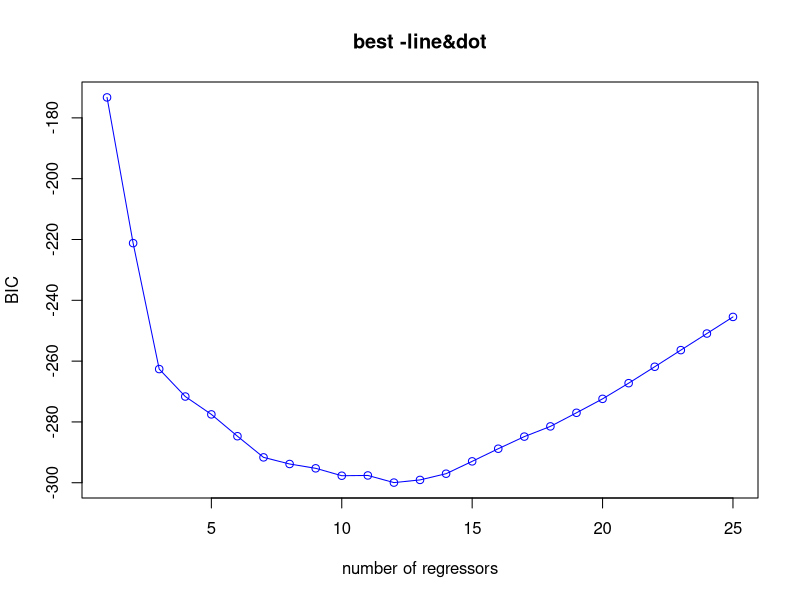
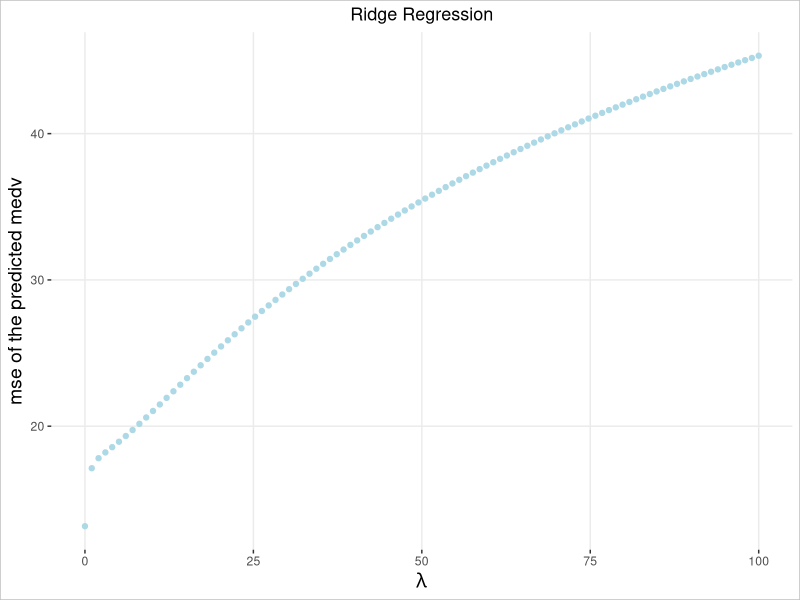
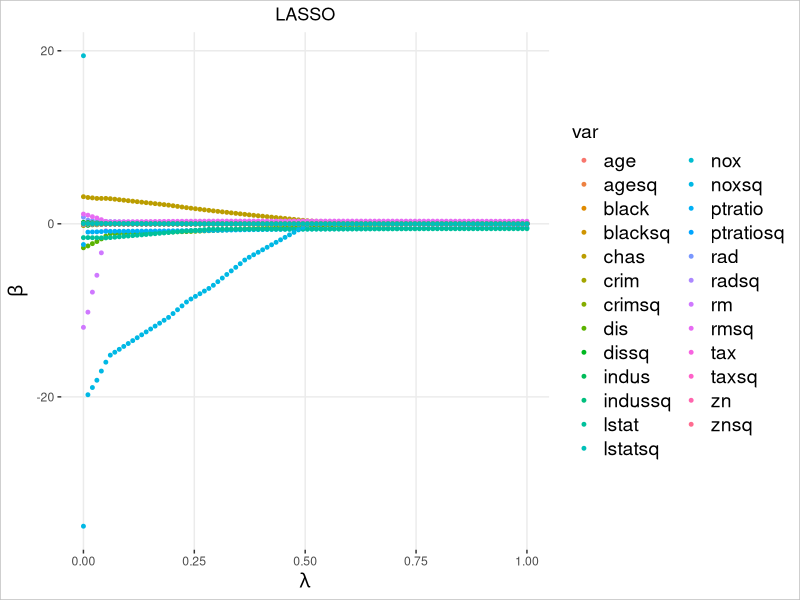

Recreate these plots in R, in order.
## ---- chunk 1
knitr::opts_chunk$set(echo = TRUE)
## ---- chunk 2
library(MASS)
library(broom)
library(tidyr)
library(knitr)
library(leaps)
library(sandwich)
library(lmtest)
library(glmnet)
library(ggplot2)
## ---- chunk 3
linearmodel1 <- lm(medv ~ rm, data = Boston)
summary(linearmodel1)
sum(linearmodel1$residuals^2)
## ---- chunk 4
linearmodel2 <- lm(medv ~ age, data = Boston)
summary(linearmodel2)
sum(linearmodel2$residuals^2)
## ---- chunk 5
linearmodel3 <- lm(medv ~ nox, data = Boston)
summary(linearmodel3)
sum(linearmodel3$residuals^2)
## ---- chunk 6
linearmodel4 <- lm(medv~nox+age+rm,data = Boston)
sum(linearmodel4$residual^2)
## ---- chunk 7
linearmodel5 <- lm(medv~age+rm,data = Boston)
sum(linearmodel5$residual^2)
## ---- chunk 8
linearmodel6 <- lm(medv~nox+rm,data = Boston)
sum(linearmodel6$residual^2)
## ---- chunk 9
linearmodel7 <- lm(medv~nox+age,data = Boston)
sum(linearmodel7$residual^2)
## ---- chunk 10
df_square<-data.frame(Boston[,c(-4,-14)]^2)
names_square<-paste0(names(Boston)[c(-14,-4)],rep("sq",length(names(Boston))-2))
colnames(df_square)<-names_square
df_boston_new<-cbind(Boston,df_square)
## ---- chunk 11
set.seed(091119)
train_set_index<-sample(c(TRUE,FALSE),nrow(df_boston_new),rep=TRUE,prob=c(1/2,1/2))
head(train_set_index)
sum(train_set_index)/length(train_set_index)
## ---- chunk 12
df_train <- df_boston_new[train_set_index,]
df_test <- df_boston_new[!train_set_index,]
## ---- chunk 13
best_subset_train <- regsubsets(medv ~ ., data = df_train , nvmax = 25)
best_subset_train_summary <- summary(best_subset_train)
## ---- chunk 14
best_subset_train_summary$bic
## ---- chunk 15
plot(best_subset_train_summary$bic,type="l",ylab="BIC",main="best -line&dot",col="blue",xlab="number of regressors")
points(best_subset_train_summary$bic,col="blue")
## ---- chunk 16
which.min(best_subset_train_summary$bic)
## ---- chunk 17
names(coef(best_subset_train, id = 12))
## ---- chunk 18
test_set_regressor<-model.matrix(medv~.,data=df_test)
head(test_set_regressor[,names(coef(best_subset_train,id=12))])
## ---- chunk 19
selected_var_coef<-coef(best_subset_train,id=12)
prediction<-test_set_regressor[,names(selected_var_coef)]%*%selected_var_coef
head(prediction)
(bic_prediction_error<-mean((df_test$medv-prediction)^2))
## ---- chunk 20
set.seed(2)
second_train_set_index<-sample(c(TRUE,FALSE),nrow(df_train),rep=TRUE,prob=c(1/2,1/2))
head(second_train_set_index)
sum(second_train_set_index)/length(second_train_set_index)
## ---- chunk 21
df_second_train <- df_train[second_train_set_index,]
df_validation <- df_train[!second_train_set_index,]
## ---- chunk 22
backward_stepwise_second_train_fit <- regsubsets(medv ~ ., data = df_second_train, nvmax = 25, method = "backward")
backward_stepwise_second_train_summary <- summary(backward_stepwise_second_train_fit)
## ---- chunk 23
validation_set_regressor<-model.matrix(medv~.,data=df_validation)
n_max_vars<-25
backward_prediction_error<-rep(NA,n_max_vars)
## ---- chunk 24
for(model_size in 1:n_max_vars){
  backward_selected_var_coef <- coef(backward_stepwise_second_train_fit, id = model_size)
  backward_prediction <- validation_set_regressor[, names(backward_selected_var_coef)] %*% backward_selected_var_coef
  backward_prediction_error[model_size] <- mean((df_validation$medv - backward_prediction)^2)
}
backward_prediction_error
## ---- chunk 25
which.min(backward_prediction_error)
## ---- chunk 26
backward_stepwise_train_fit <- regsubsets(medv ~ ., data = df_second_train, nvmax = 25, method = "backward")
backward_stepwise_train_summary <- summary(backward_stepwise_train_fit)
## ---- chunk 27
names(coef(backward_stepwise_train_fit, id = 12))
## ---- chunk 28
backward_test_var_coef <- coef(backward_stepwise_train_fit, id = 12)
backward_test_prediction <- test_set_regressor[, names(backward_test_var_coef)] %*% backward_test_var_coef
backward_test_error <- mean((df_test$medv - backward_test_prediction)^2)
backward_test_error
## ---- chunk 29
n_folds <- 10
n_max_vars <- 25
## ---- chunk 30
set.seed(500)
folds <- sample(1:n_folds, nrow(df_train), replace=TRUE)
head(folds)
table(folds)
## ---- chunk 31
avg_mse <- rep(0, n_max_vars)
for(current_fold in 1:n_folds){
  fit <- regsubsets(medv ~ ., data = df_train[folds != current_fold,],nvmax = n_max_vars, method = "forward")
  valid_reg <- model.matrix(medv ~ ., data = df_train[folds == current_fold,])
  mse <- rep(NA, n_max_vars)
  for(model_size in 1:n_max_vars){
    forward_selected_var_coef <- coef(fit, id = model_size)
    forward_prediction <- valid_reg[, names(forward_selected_var_coef)] %*% forward_selected_var_coef
    mse[model_size] <- mean((df_train$medv[folds == current_fold] - forward_prediction)^2)
    }
  avg_mse <- avg_mse + mse
  }
avg_mse <- avg_mse / n_folds
avg_mse
which.min(avg_mse)
## ---- chunk 32
forward_stepwise_train_fit <- regsubsets(medv ~ ., data = df_train, nvmax = 25, method = "forward")
forward_stepwise_train_summary <- summary(forward_stepwise_train_fit)
## ---- chunk 33
names(coef(forward_stepwise_train_fit, id = 14))
## ---- chunk 34
forward_test_var_coef <- coef(forward_stepwise_train_fit, id = 14)
forward_test_prediction <- test_set_regressor[, names(forward_test_var_coef)] %*% forward_test_var_coef
forward_test_error <- mean((df_test$medv - forward_test_prediction)^2)
forward_test_error
## ---- chunk 35
x<-model.matrix(medv~.,df_train)[,-1]
x_test<-model.matrix(medv~.,df_test)[,-1]
y<-df_train$medv
y_test<-df_test$medv
## ---- chunk 36
ridge_lambda_grid<-seq(10^2,10^-3,length.out=100)
ridge.fit<-glmnet(x,y,alpha=0,lambda = ridge_lambda_grid)
ridge.coef<-coef(ridge.fit)
dim(ridge.coef)
## ---- chunk 37
lasso_lambda_grid<-seq(1,10^-5,length.out = 100)
lasso.fit<-glmnet(x,y,alpha=1,lambda = lasso_lambda_grid)
lasso.coef<-coef(lasso.fit)
dim(lasso.coef)
## ---- chunk 38
lasso.fit$lambda[100]
lasso.fit$lambda[1]
lasso.coef[-1,1]
## ---- chunk 39
ridge.fit$lambda[100]
ridge.coef[-1,100]
## ---- chunk 40
ridge_predicted <- predict(ridge.fit, newx = x_test , s = ridge.fit$lambda)
ridge.mse <- colMeans((y_test - ridge_predicted) ^ 2)
df.test.mse <- data.frame(mse = ridge.mse, lambda = ridge.fit$lambda)
## ---- chunk 41
gout <- ggplot(data = df.test.mse,aes(x = lambda, y = mse))+
  geom_point(color = "lightblue")+
  ggtitle("Ridge Regression")+
  xlab(expression(lambda))+
  ylab("mse of the predicted medv")+
  theme(plot.title = element_text(hjust = 0.5,size = 13),
        plot.background = element_rect(colour = "gray"),
        panel.background = element_rect(fill = "white", colour = NA),
        panel.grid.major = element_line(colour = "grey92"),
        axis.title = element_text(size = 14),
        legend.text = element_text(size = 14),
        legend.title = element_text(size = 14)
        )
gout
## ---- chunk 42
df.LASSO.coef<-as.data.frame(as.matrix(t(lasso.coef[-1,])),row.names=dimnames(lasso.coef[-1,])[1])
df.LASSO.lambda<-data.frame(lambda=lasso.fit$lambda)
df.LASSO.combined<-cbind(df.LASSO.lambda,df.LASSO.coef)
for(i in 2:ncol(df.LASSO.combined)){
  temp<-data.frame(lambda=df.LASSO.combined[,1],coef=df.LASSO.combined[,i],
                   var=rep(dimnames(lasso.coef[-1,])[[1]][i-1],length.out=nrow(df.LASSO.combined)))
  if(i==2) {
    df.LASSO.combined.final<-temp
    }
  else{
    df.LASSO.combined.final<-rbind(df.LASSO.combined.final,temp)
    }
  }
gout.LASSO.individual<-ggplot(df.LASSO.combined.final,
                              aes(x=lambda,y=coef,color=var,group=var))+
  geom_point(size=1)+
  ggtitle("LASSO")+
  xlab(expression(lambda))+
  ylab(expression(beta))+
  theme(plot.title =element_text(hjust = 0.5,size=13),
  plot.background =element_rect(colour = "gray"),
  panel.background =element_rect(fill = "white", colour = NA),
  panel.grid.major =element_line(colour="grey92"),
  axis.title=element_text(size=14),
  legend.text=element_text(size=14),
  legend.title=element_text(size=14)
  )
gout.LASSO.individual
## ---- chunk 43
set.seed(2)
ridge.cv<-cv.glmnet(x,y,alpha=0, lambda = ridge_lambda_grid)
set.seed(2)
lasso.cv<-cv.glmnet(x,y,alpha=1, lambda = lasso_lambda_grid)
## ---- chunk 44
ridge.cv.result<-data.frame(lambda=ridge.cv$lambda,mse= ridge.cv$cvm)
lasso.cv.result<-data.frame(lambda=lasso.cv$lambda,mse= lasso.cv$cvm)
## ---- chunk 45
ridge.cv$lambda.min
lasso.cv$lambda.min
## ---- chunk 46
pe.ridge<-mean((y_test-predict(ridge.fit,newx=x_test,s=ridge.cv$lambda.min))^2)
pe.ridge
## ---- chunk 47
pe.lasso<-mean((y_test-predict(lasso.fit,newx=x_test,s=lasso.cv$lambda.min))^2)
pe.lasso
## ---- chunk 48
lmmodel<-lm(medv~., data = df_train)
lmcoef<- lmmodel$coefficients
## ---- chunk 49
lm_test_prediction <- test_set_regressor %*% lmcoef
lm_test_error <- mean((df_test$medv - lm_test_prediction)^2)
lm_test_error
## ---- chunk 50
error<- rbind(bic_prediction_error, backward_test_error, forward_test_error, pe.ridge, pe.lasso, lm_test_error)
error
